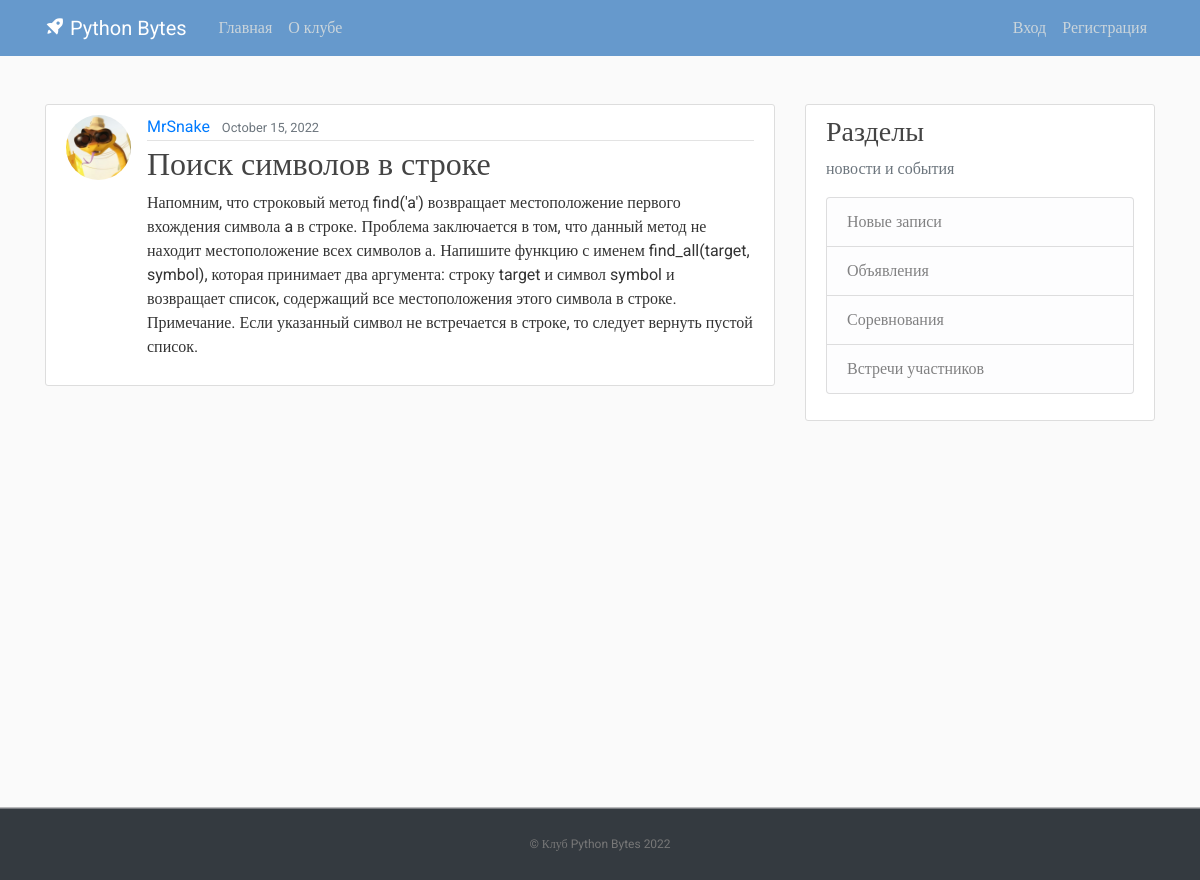
Page /post/40/ on the committed database.
### blog/models.py (models this page shows, shortened)
class Post(models.Model):
    title = models.CharField(max_length=100)
    content = models.TextField()
    date_posted = models.DateTimeField(default=timezone.now)
    author = models.ForeignKey(User, on_delete=models.CASCADE)

### users/models.py (models this page shows, shortened)
class Profile(models.Model):
    user = models.OneToOneField(User, on_delete=models.CASCADE)
    image = models.ImageField(default='default.jpg', upload_to='profile_pics')

### blog/views.py (the view)
# urls.py: path('post/<int:pk>/', PostDetailView.as_view(), name='post-detail'),
class PostDetailView(DetailView):
    model = Post

### blog/templates/blog/post_detail.html (shortened to what this page needs)
{% extends "blog/base.html" %}
{% block content %}
  <article class="media content-section">
    <img class="rounded-circle article-img" src="{{ object.author.profile.image.url }}">
    <div class="media-body">
      <div class="article-metadata">
        <a class="mr-2" href="{% url 'user-posts' object.author.username %}">{{ object.author }}</a>
        <small class="text-muted">{{ object.date_posted|date:"F d, Y" }}</small>
      </div>
      <h2 class="article-title">{{ object.title }}</h2>
      <p class="article-content">{{ object.content }}</p>
    </div>
  </article>
{% endblock content %}

### blog/static/blog/main.css (style rules this page uses)
﻿body, html { width:100%; height:100% }
body { margin:0; padding:0; background: #fafafa; color: #333333; margin-top: 5rem; font-family:Roboto; }
h1, h2, h3, h4, h5, h6 { color: #444444;s }
.content-section { background: #ffffff; padding: 10px 20px; border: 1px solid #dddddd; border-radius: 3px; margin-bottom: 20px; }
.article-title { color: #444444; }
.article-content { white-space: pre-line; }
.article-img { height: 65px; width: 65px; margin-right: 16px; }
.article-metadata { padding-bottom: 1px; margin-bottom: 4px; border-bottom: 1px solid #e3e3e3 }

### rows in the picture
Post: author.profile.image (picture), author "MrSnake", date_posted "October 15, 2022", title "Поиск символов в строке", content "Напомним, что строковый метод find('a') возвращает местоположение первого вхождения символа a в строке. Проблема заключается в том, что данный метод не находит местоположение всех символов а. Напишите функцию с именем find_all(target, symbol), которая принимает два аргумента: строку target и символ symbol и возвращает список, содержащий все местоположения этого символа в строке. Примечание. Если указанный символ не встречается в строке, то следует вернуть пустой список."
